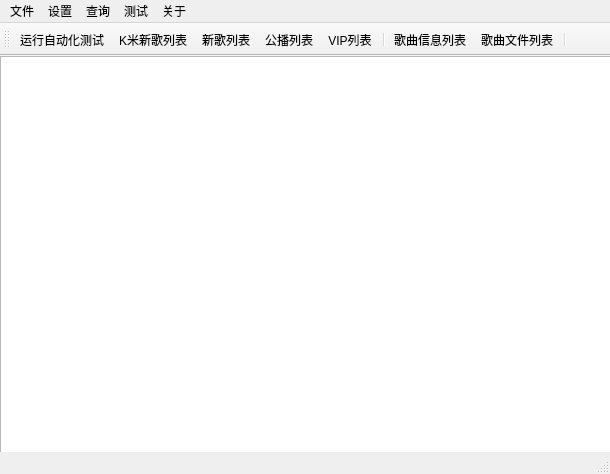
<?xml version="1.0" encoding="UTF-8"?>
<ui version="4.0">
 <class>MainWindow</class>
 <widget class="QMainWindow" name="MainWindow">
  <property name="geometry">
   <rect>
    <x>0</x>
    <y>0</y>
    <width>610</width>
    <height>474</height>
   </rect>
  </property>
  <property name="windowTitle">
   <string>MainWindow</string>
  </property>
  <widget class="QWidget" name="centralWidget">
   <widget class="QTableView" name="tableView">
    <property name="geometry">
     <rect>
      <x>0</x>
      <y>0</y>
      <width>611</width>
      <height>411</height>
     </rect>
    </property>
    <property name="selectionMode">
     <enum>QAbstractItemView::SingleSelection</enum>
    </property>
    <property name="selectionBehavior">
     <enum>QAbstractItemView::SelectRows</enum>
    </property>
   </widget>
  </widget>
  <widget class="QMenuBar" name="menuBar">
   <property name="geometry">
    <rect>
     <x>0</x>
     <y>0</y>
     <width>610</width>
     <height>23</height>
    </rect>
   </property>
   <widget class="QMenu" name="fileMenu">
    <property name="title">
     <string>文件</string>
    </property>
    <addaction name="action_quit"/>
   </widget>
   <widget class="QMenu" name="setupMenu">
    <property name="title">
     <string>设置</string>
    </property>
    <addaction name="action_DBSetup"/>
   </widget>
   <widget class="QMenu" name="aboutMenu">
    <property name="title">
     <string>关于</string>
    </property>
    <addaction name="action_help"/>
    <addaction name="action_about"/>
   </widget>
   <widget class="QMenu" name="queryMenu">
    <property name="title">
     <string>查询</string>
    </property>
    <addaction name="action_getKMNewsongList"/>
    <addaction name="action_getNewSongList"/>
    <addaction name="action_getPollingSongList"/>
    <addaction name="action_getVipList"/>
    <addaction name="action_getSongInfoList"/>
    <addaction name="action_getSongFileList"/>
   </widget>
   <widget class="QMenu" name="menu">
    <property name="title">
     <string>测试</string>
    </property>
    <addaction name="action_runAutoTest"/>
   </widget>
   <addaction name="fileMenu"/>
   <addaction name="setupMenu"/>
   <addaction name="queryMenu"/>
   <addaction name="menu"/>
   <addaction name="aboutMenu"/>
  </widget>
  <widget class="QToolBar" name="mainToolBar">
   <attribute name="toolBarArea">
    <enum>TopToolBarArea</enum>
   </attribute>
   <attribute name="toolBarBreak">
    <bool>false</bool>
   </attribute>
   <addaction name="action_runAutoTest"/>
   <addaction name="action_getKMNewsongList"/>
   <addaction name="action_getNewSongList"/>
   <addaction name="action_getPollingSongList"/>
   <addaction name="action_getVipList"/>
   <addaction name="separator"/>
   <addaction name="action_getSongInfoList"/>
   <addaction name="action_getSongFileList"/>
   <addaction name="separator"/>
  </widget>
  <widget class="QStatusBar" name="statusBar"/>
  <action name="action_help">
   <property name="text">
    <string>帮助</string>
   </property>
  </action>
  <action name="action_about">
   <property name="text">
    <string>关于软件</string>
   </property>
  </action>
  <action name="action_setup">
   <property name="text">
    <string>系统设置</string>
   </property>
  </action>
  <action name="action_quit">
   <property name="text">
    <string>退出</string>
   </property>
   <property name="shortcut">
    <string>Ctrl+W</string>
   </property>
   <property name="softKeyRole">
    <enum>QAction::NoSoftKey</enum>
   </property>
  </action>
  <action name="action_DBSetup">
   <property name="text">
    <string>数据库配置</string>
   </property>
  </action>
  <action name="action_getKMNewsongList">
   <property name="text">
    <string>K米新歌列表</string>
   </property>
  </action>
  <action name="action_getNewSongList">
   <property name="text">
    <string>新歌列表</string>
   </property>
  </action>
  <action name="action_getPollingSongList">
   <property name="text">
    <string>公播列表</string>
   </property>
  </action>
  <action name="action_getVipList">
   <property name="text">
    <string>VIP列表</string>
   </property>
  </action>
  <action name="action_getSongInfoList">
   <property name="text">
    <string>歌曲信息列表</string>
   </property>
  </action>
  <action name="action_getSongFileList">
   <property name="text">
    <string>歌曲文件列表</string>
   </property>
  </action>
  <action name="action_testNewsongList">
   <property name="text">
    <string>生成新歌列表</string>
   </property>
  </action>
  <action name="action_runAutoTest">
   <property name="text">
    <string>运行自动化测试</string>
   </property>
   <property name="shortcut">
    <string>Ctrl+R</string>
   </property>
  </action>
 </widget>
 <layoutdefault spacing="6" margin="11"/>
 <resources/>
 <connections/>
</ui>
